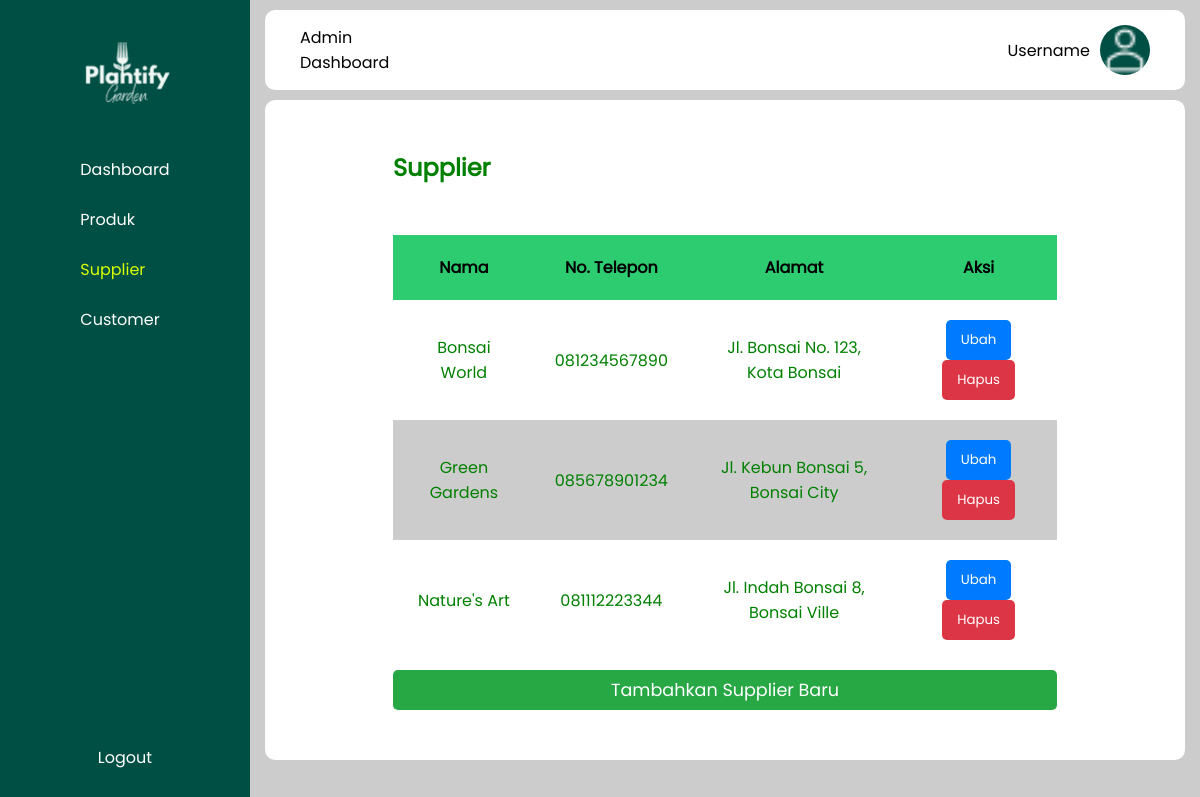
Page /app/admin/supplier.php (signed in) on the earlier database version.
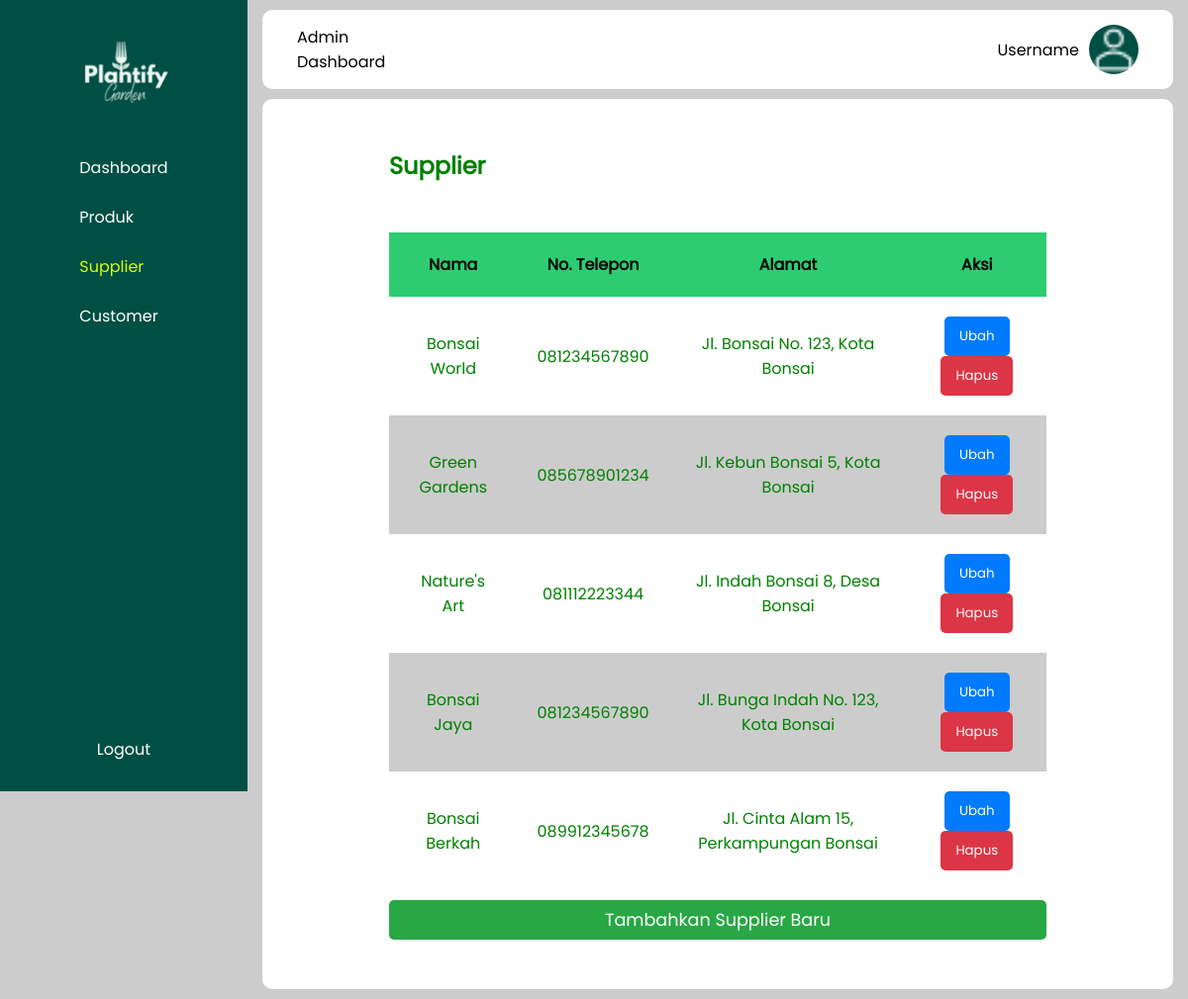
Same page on the later database version.
### tables this page shows
CREATE TABLE `supplier` (
  `id_supplier` int(11) NOT NULL,
  `nama_supplier` varchar(100) NOT NULL,
  `alamat` varchar(100) NOT NULL,
  `no_telepon` varchar(100) NOT NULL
);

### app/database.php (called while the page is built, shortened)
<?php
function getAllDataSupplier()
{
	try {
		$statement = DB->prepare("SELECT * FROM supplier");
		$statement->execute();
		return $statement->fetchAll(PDO::FETCH_ASSOC);
	} catch (PDOException $err) {
		echo $err->getMessage();
	}
}

### app/admin/supplier.php (the view, shortened to what this page needs)
<?php
$title = "Supplier";
require_once(BASEPATH . "/app/admin/templates/sidebar.php");
require_once(BASEPATH . "/app/admin/templates/header.php");
$supplier = getAllDataSupplier();
?>
    <div class="wadah">
        <div class="judul">
            <h2>Supplier</h2>
        </div>
        <table>
            <tr>
                <th>Nama</th>
                <th>No. Telepon</th>
                <th>Alamat</th>
                <th>Aksi</th>
            </tr>
            <?php foreach ($supplier as $sup): ?>
                <tr>
                    <td><?= $sup['nama_supplier']; ?></td>
                    <td><?= $sup['no_telepon']; ?></td>
                    <td><?= $sup['alamat']; ?></td>
                    <td>
                        <a href="<?= BASEURL ?>/app/admin/ubah_supplier.php?id=<?= $sup['id_supplier']; ?>">
                            <button class="ubah">Ubah</button>
                        </a>
                        <a href="hapus_supplier.php?id=<?= $sup['id_supplier']; ?>">
                            <button class="hapus">Hapus</button>
                        </a>
                    </td>
                </tr>
            <?php endforeach; ?>
        </table>
        <a href="<?= BASEURL ?>/app/admin/tambah_supplier.php">
            <button class="tambah">Tambahkan Supplier Baru</button>
        </a>
    </div>
    </div>
</body>
</html>

### app/admin/templates/sidebar.php (shortened to what this page needs)
<?php
require_once(BASEPATH . "/app/database.php");
?>
<!DOCTYPE html>
<html lang="en">
<head>
    <link rel="stylesheet" href="<?= BASEURL ;?>/assets/styles/style_admin.css" />
</head>
<body>
    <div class="sidebar">
        <img class="logo" src="<?= BASEURL ;?>/assets/img/logo.png" alt="logo" />
        <div class="menu-container">
            <menu>
                <a href="<?= BASEURL ?>/app/admin/index.php" class="<?= $title === 'Dashboard' ? 'active' : '' ?>">Dashboard</a>
                <a href="<?= BASEURL ?>/app/admin/produk.php" class="<?= $title === 'Produk' ? 'active' : '' ?>">Produk</a>
                <a href="<?= BASEURL ?>/app/admin/supplier.php" class="<?= $title === 'Supplier' ? 'active' : '' ?>">Supplier</a>
                <a href="<?= BASEURL ?>/app/admin/customer.php" class="<?= $title === 'Customer' ? 'active' : '' ?>">Customer</a>
            </menu>
            <a href="<?= BASEURL ;?>/app/logout.php" class="logout"><div>Logout</div></a>
        </div>
    </div>

### app/admin/templates/header.php
<div class="container-kanan">
    <header>
        <div class="dashboard">
            <span>Admin</span>
            <p>Dashboard</p>
        </div>
        <div class="profil">
            <p>Username</p>
            <img src="<?= BASEURL ;?>/assets/img/icon-profile.png" alt="icon-profil" class="icon-profil">
        </div>
    </header>

### assets/styles/style_admin.css (style rules this page uses)
* { margin: 0; padding: 0; box-sizing: border-box; --hijau: #004f44; --poppins: "Poppins", sans-serif; --monsterrat: "Montserrat"; font-family: var(--poppins); }
body { background-color: #ccc; }
.sidebar { background-color: var(--hijau); width: 250px; height: 100vh; display: flex; flex-direction: column; align-items: center; position: fixed; padding: 30px 10px; }
.logo { width: 120px; }
.menu-container { display: flex; flex-direction: column; align-items: center; justify-content: space-between; height: 90%; }
menu { display: flex; flex-direction: column; gap: 25px; padding: 40px; }
a { color: white; text-decoration: none; }
.active { color: rgb(217, 255, 0); }
.container-kanan { margin-left: 250px; overflow-y: auto; }
header { height: 10vh; padding: 15px 35px; display: flex; background-color: #fff; justify-content: space-between; border-radius: 10px; margin: 10px 15px ; }
.profil { display: flex; align-items: center; justify-content: center; gap: 10px; }
.icon-profil { width: 50px; border-radius: 50px; }
.judul { display: flex; justify-content: space-between; align-items: center; font-family: var(--monsterrat); margin-bottom: 50px; color: green; }
.wadah { padding: 50px 128px; color: green; background-color: #fff; margin: 10px 15px; border-radius: 10px; }
button.ubah { background-color: #007bff; color: #fff; border: none; padding: 10px 15px; border-radius: 5px; cursor: pointer; }
button.hapus { background-color: #dc3545; color: #fff; border: none; padding: 10px 15px; border-radius: 5px; cursor: pointer; }
button.tambah { text-align: center; width: 100%; font-size: 1.1rem; margin-top: 10px; background-color: #28a745; color: #fff; border: none; padding: 7px; border-radius: 5px; cursor: pointer; }
table { width: 100%; border-collapse: collapse; }
th { background-color: #2ecc71; padding: 20px; color: black; }
td { text-align: center; padding: 20px; }
tr:nth-child(odd) { background-color: #ccc; }

Differences in the rows shown:
changed supplier "Green Gardens": alamat "Jl. Kebun Bonsai 5, Bonsai City" → "Jl. Kebun Bonsai 5, Kota Bonsai"
changed supplier "Nature's Art": alamat "Jl. Indah Bonsai 8, Bonsai Ville" → "Jl. Indah Bonsai 8, Desa Bonsai"
added supplier: nama_supplier "Bonsai Jaya", no_telepon "081234567890", alamat "Jl. Bunga Indah No. 123, Kota Bonsai"
added supplier: nama_supplier "Bonsai Berkah", no_telepon "089912345678", alamat "Jl. Cinta Alam 15, Perkampungan Bonsai"
